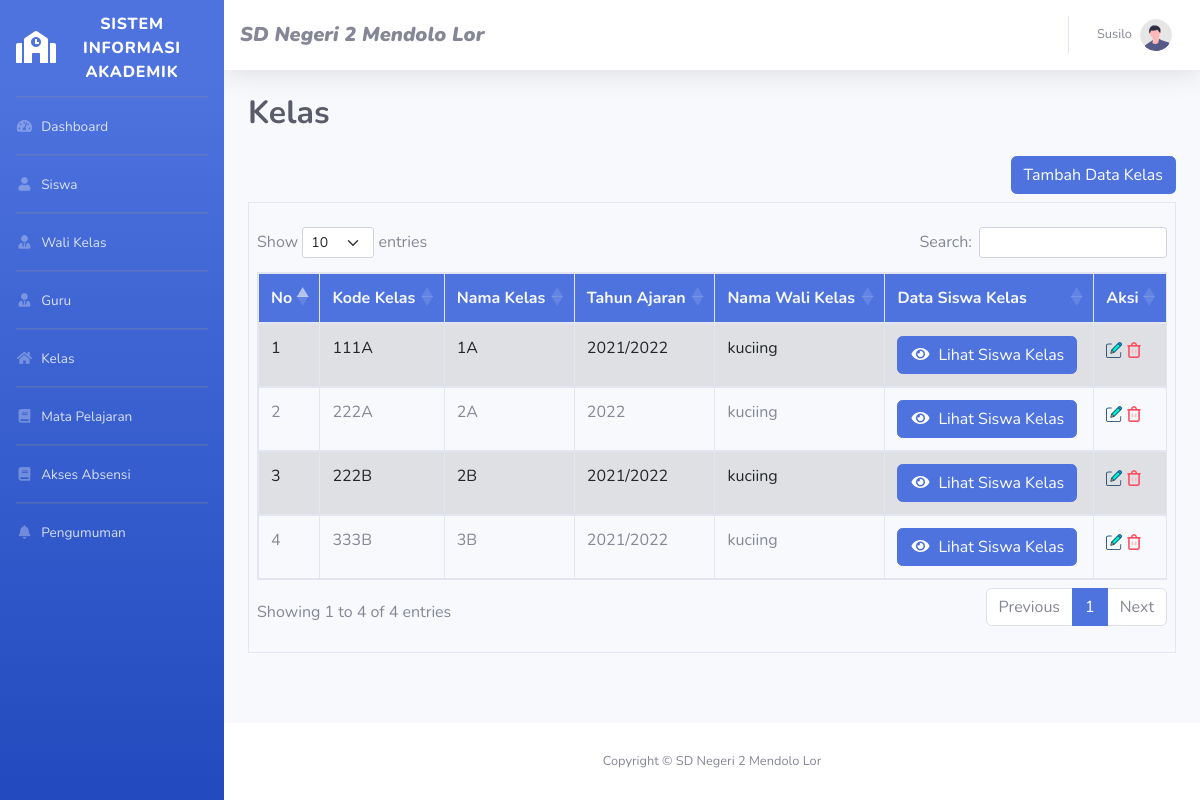
The page /views/index.php?page=kelas (signed in) on the database its author committed.
### tables this page shows
CREATE TABLE `kelas` (
  `kode_kelas` varchar(10) NOT NULL,
  `nama_kelas` varchar(10) NOT NULL,
  `tahun_ajaran` varchar(10) NOT NULL,
  `id_wali` int(12) DEFAULT NULL
);

CREATE TABLE `wali_kelas` (
  `id_wali` int(12) NOT NULL,
  `nip` varchar(10) NOT NULL,
  `nama` varchar(80) NOT NULL,
  `jenkel` enum('Laki-laki','Perempuan') DEFAULT NULL,
  `agama` varchar(20) DEFAULT NULL,
  `tempat_lahir` varchar(30) DEFAULT NULL,
  `tanggal_lahir` date DEFAULT NULL,
  `alamat` text DEFAULT NULL,
  `telp` varchar(14) DEFAULT NULL,
  `password` varchar(50) DEFAULT NULL,
  `foto` text DEFAULT NULL
);

### views/content/admin/kelas.php (the view, shortened to what this page needs)
<div class="container-fluid p-0">
    <button type="button" class="btn btn-primary ml-5 mb-2" data-toggle="modal" style="float:right;" data-target="#tambahdatakelas" data-whatever="Kelas">Tambah Data Kelas</button>
</div>
<div class="table-responsive border px-2 py-4">
    <table class="table table-bordered table-hover table-striped " id="data-table">
        <thead style="background-color: #4e73df;">
            <tr class="text-light">
                <th scope="col">No</th>
                <th scope="col">Kode Kelas</th>
                <th scope="col">Nama Kelas</th>
                <th scope="col">Tahun Ajaran</th>
                <th scope="col">Nama Wali Kelas</th>
                <th scope="col">Data Siswa Kelas</th>
                <th scope="col">Aksi</th>
            </tr>
        </thead>
        <tbody>
            <?php
            $query = "SELECT *, wali_kelas.nama FROM kelas INNER JOIN wali_kelas ON wali_kelas.id_wali = kelas.id_wali GROUP BY kelas.kode_kelas ORDER BY nama_kelas ASC";
            $data_kelas = mysqli_query($koneksi, $query);
            $nomor = 1;
            while ($d = mysqli_fetch_array($data_kelas)) {
            ?>
                <tr>
                    <td><?php echo $nomor++; ?></td>
                    <td><?php echo $d['kode_kelas']; ?></td>
                    <td><?php echo $d['nama_kelas']; ?></td>
                    <td><?php echo $d['tahun_ajaran']; ?></td>
                    <td><?php echo $d['nama']; ?></td>
                    <td>
                        <a href="index.php?page=siswakelas&kode_kelas=<?php echo $d['kode_kelas'] ?>" class="btn btn-primary"><i class="fas fa-fw fa-eye mr-2"></i>Lihat Siswa Kelas</a>
                    </td>
                    <td>
                        <a data-toggle="modal" data-target="#updatedatakelas<?php echo $d['kode_kelas']; ?>" class="link"><img name="pencil" src="../assets/edit.png"></a>
                        <a href="./content/admin/function/hapuskelas.php?kode_kelas=<?php echo $d['kode_kelas'] ?>" class="link"><img name="delete" src="../assets/delete.png" onclick="return confirm('Yakin Akan di Hapus ?')"></a>
                    </td>
                </tr>
            <?php
            }
            ?>
        </tbody>
    </table>
</div>

### views/layouts/navbar.php (shortened to what this page needs)
<nav class="navbar navbar-expand navbar-light bg-white topbar mb-4 static-top shadow ">
    <div class="d-flex flex-row bd-highlight mr-auto">
        <h5 class="fw-bolder my-auto text-secondary"><b><i>SD Negeri 2 Mendolo Lor</i></b></h5>
    </div>
    <ul class="navbar-nav ml-auto">
        <li class="nav-item dropdown no-arrow">
            <a class="nav-link dropdown-toggle" href="#" id="userDropdown" role="button" data-toggle="dropdown" aria-haspopup="true" aria-expanded="false">
                <span class="mr-2 d-none d-lg-inline text-gray-600 small">
                    <?php
                    $role = $_SESSION['role'];
                    $username = $_SESSION['username'];
                    $kolom = "";
                    switch ($role) {
                        case "admin":
                            $kolom = "username";
                            break;
                    }
                    $query = mysqli_query($koneksi, "SELECT * FROM $role WHERE $kolom='$username'");
                    $result = mysqli_fetch_assoc($query);
                    echo $result['nama'];
                    ?>
                </span>
                <img class="img-profile rounded-circle" src="../public/admin/img/undraw_profile.svg">
            </a>
        </li>
    </ul>
</nav>

### rows shown on the page
kelas: kode_kelas "111A", nama_kelas "1A", tahun_ajaran "2021/2022", id_wali.nama "kuciing"
kelas: kode_kelas "222A", nama_kelas "2A", tahun_ajaran "2022", id_wali.nama "kuciing"
kelas: kode_kelas "222B", nama_kelas "2B", tahun_ajaran "2021/2022", id_wali.nama "kuciing"
kelas: kode_kelas "333B", nama_kelas "3B", tahun_ajaran "2021/2022", id_wali.nama "kuciing"

### other values the page prints
$result['nama'] "Susilo"
$page "Kelas"
